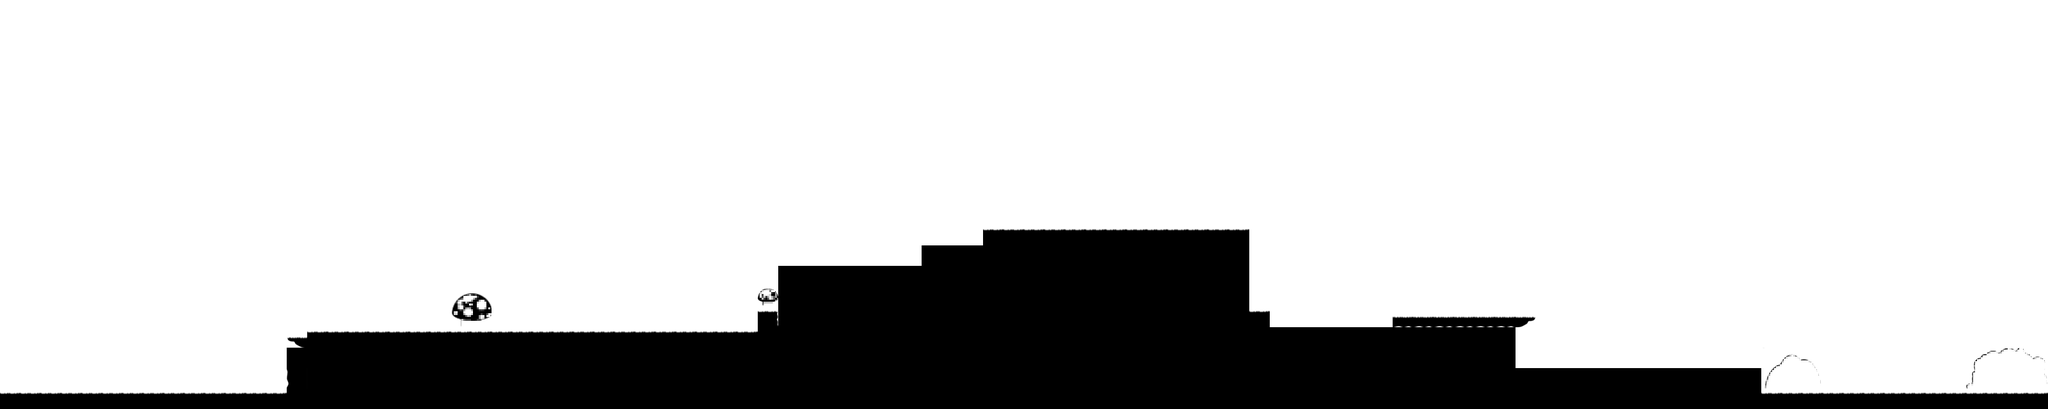

Tiled map render using the project's own tile images. Description and the map definition, with tile-layer contents summarised, below:
An orthogonal 100x20 tile map with 32x32 px tiles, 2 tile layers (background, ground_layer), 4 tilesets and 24 objects (2x Sapphire, Ruby, Emerald, Pearl, Topaz, ...).

<map version="1.9" tiledversion="1.9.1" orientation="orthogonal" renderorder="right-down" width="100" height="20" tilewidth="32" tileheight="32" infinite="0" nextlayerid="5" nextobjectid="38">
 <tileset firstgid="1" name="background" tilewidth="32" tileheight="32" tilecount="713" columns="31">
  <image source="../images/background.png" width="1000" height="750" />
 </tileset>
 <tileset firstgid="714" name="ground_tiles" tilewidth="32" tileheight="32" tilecount="18" columns="0">
  <grid orientation="orthogonal" width="1" height="1" />
  <tile id="0">
   <image width="32" height="32" source="../images/ground_tiles/1.png" />
  </tile>
  <tile id="1">
   <image width="32" height="32" source="../images/ground_tiles/2.png" />
  </tile>
  <tile id="2">
   <image width="32" height="32" source="../images/ground_tiles/3.png" />
  </tile>
  <tile id="3">
   <image width="32" height="32" source="../images/ground_tiles/4.png" />
  </tile>
  <tile id="4">
   <image width="32" height="32" source="../images/ground_tiles/5.png" />
  </tile>
  <tile id="5">
   <image width="32" height="32" source="../images/ground_tiles/6.png" />
  </tile>
  <tile id="6">
   <image width="32" height="32" source="../images/ground_tiles/7.png" />
  </tile>
  <tile id="7">
   <image width="32" height="32" source="../images/ground_tiles/8.png" />
  </tile>
  <tile id="8">
   <image width="32" height="32" source="../images/ground_tiles/9.png" />
  </tile>
  <tile id="9">
   <image width="32" height="32" source="../images/ground_tiles/10.png" />
  </tile>
  <tile id="10">
   <image width="32" height="32" source="../images/ground_tiles/11.png" />
  </tile>
  <tile id="11">
   <image width="32" height="32" source="../images/ground_tiles/12.png" />
  </tile>
  <tile id="12">
   <image width="32" height="23" source="../images/ground_tiles/13.png" />
  </tile>
  <tile id="13">
   <image width="32" height="23" source="../images/ground_tiles/14.png" />
  </tile>
  <tile id="14">
   <image width="32" height="23" source="../images/ground_tiles/15.png" />
  </tile>
  <tile id="15">
   <image width="32" height="32" source="../images/ground_tiles/16.png" />
  </tile>
  <tile id="16">
   <image width="32" height="25" source="../images/ground_tiles/17.png" />
  </tile>
  <tile id="17">
   <image width="32" height="32" source="../images/ground_tiles/18.png" />
  </tile>
 </tileset>
 <tileset firstgid="732" name="ground_objects" tilewidth="32" tileheight="32" tilecount="48" columns="12">
  <image source="../images/ground_objects.png" width="414" height="129" />
 </tileset>
 <tileset firstgid="780" name="gems" tilewidth="32" tileheight="32" tilecount="18" columns="0">
  <grid orientation="orthogonal" width="1" height="1" />
  <tile id="0">
   <image width="32" height="32" source="../images/gems/Coal.png" />
  </tile>
  <tile id="1">
   <image width="32" height="32" source="../images/gems/CopperIngot.png" />
  </tile>
  <tile id="2">
   <image width="32" height="32" source="../images/gems/CopperNugget.png" />
  </tile>
  <tile id="3">
   <image width="32" height="32" source="../images/gems/Crystal.png" />
  </tile>
  <tile id="4">
   <image width="32" height="32" source="../images/gems/CutEmerald.png" />
  </tile>
  <tile id="5">
   <image width="32" height="32" source="../images/gems/CutSapphire.png" />
  </tile>
  <tile id="6">
   <image width="32" height="32" source="../images/gems/CutTopaz.png" />
  </tile>
  <tile id="7">
   <image width="32" height="32" source="../images/gems/Diamond.png" />
  </tile>
  <tile id="8">
   <image width="32" height="32" source="../images/gems/Emerald.png" />
  </tile>
  <tile id="9">
   <image width="32" height="32" source="../images/gems/GoldNugget.png" />
  </tile>
  <tile id="10">
   <image width="32" height="32" source="../images/gems/GoldenIngot.png" />
  </tile>
  <tile id="11">
   <image width="32" height="32" source="../images/gems/Obsidian.png" />
  </tile>
  <tile id="12">
   <image width="32" height="32" source="../images/gems/Pearl.png" />
  </tile>
  <tile id="13">
   <image width="32" height="32" source="../images/gems/Ruby.png" />
  </tile>
  <tile id="14">
   <image width="32" height="32" source="../images/gems/Sapphire.png" />
  </tile>
  <tile id="15">
   <image width="32" height="32" source="../images/gems/SilverIngot.png" />
  </tile>
  <tile id="16">
   <image width="32" height="32" source="../images/gems/SilverNugget.png" />
  </tile>
  <tile id="17">
   <image width="32" height="32" source="../images/gems/Topaz.png" />
  </tile>
 </tileset>
 <layer id="1" name="background" width="100" height="20">
  <data>[2000 cells, 2000 non-empty, 620 distinct tile ids]</data>
 </layer>
 <layer id="2" name="ground_layer" width="100" height="20">
  <data>[2000 cells, 418 non-empty, 27 distinct tile ids]</data>
 </layer>
 <objectgroup id="3" name="ground">
  <object id="1" x="2" y="608" width="3194" height="26" />
  <object id="3" x="454" y="518" width="730" height="84" />
  <object id="4" x="1192" y="490" width="752" height="120" />
  <object id="5" x="1218" y="422" width="724" height="66" />
  <object id="6" x="1446" y="388" width="496" height="34" />
  <object id="7" x="1534" y="346" width="410" height="42" />
  <object id="9" x="1952" y="512" width="418" height="118" />
  <object id="10" x="2378" y="578" width="368" height="56" />
  <object id="11" x="2212" y="492" width="178" height="20" />
  <object id="23" x="2763" y="557" width="80" height="50" />
  <object id="24" x="1950" y="479" width="30" height="32" />
  <object id="25" x="2650" y="996" height="2" />
  <object id="26" x="3075" y="545" width="125" height="61" />
  <object id="27" x="1184" y="449" width="28" height="36" />
  <object id="28" x="705" y="455" width="61" height="60" />
 </objectgroup>
 <objectgroup id="4" name="gems">
  <object id="29" type="Ruby" gid="793" x="711" y="392" width="32" height="32" />
  <object id="30" type="Sapphire" gid="794" x="950" y="509" width="32" height="32" />
  <object id="31" type="Emerald" gid="788" x="1324" y="414" width="32" height="32" />
  <object id="32" type="Pearl" gid="792" x="1651" y="345" width="32" height="32" />
  <object id="33" type="Sapphire" gid="794" x="2098" y="506" width="32" height="32" />
  <object id="34" type="Topaz" gid="797" x="2353" y="486" width="32" height="32" />
  <object id="35" type="Crystal" gid="783" x="2554" y="518" width="32" height="32" />
  <object id="36" type="CutTopaz" gid="786" x="2948" y="601" width="32" height="32" />
  <object id="37" type="CutEmerald" gid="784" x="3108" y="540" width="32" height="32" />
 </objectgroup>
</map>
